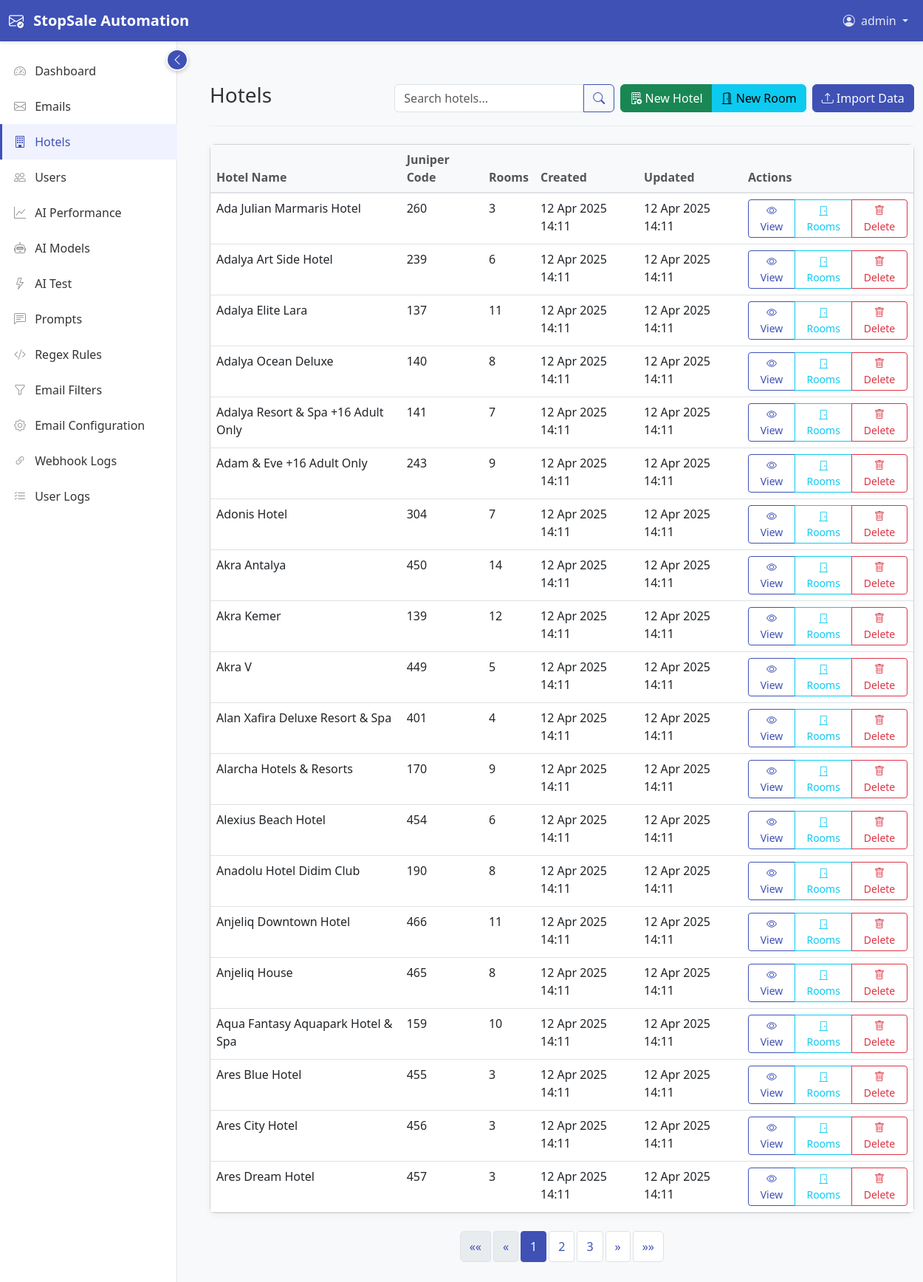
Screenshot of /hotels/ (signed in) with the database file from the repository.
### users/models.py (models this page shows, shortened)
class User(AbstractUser):
    ROLE_CHOICES = (
        ('admin', 'Admin'),
        ('agent', 'Agent'),
        ('viewer', 'Viewer'),
    )
    email = models.EmailField(unique=True)
    role = models.CharField(max_length=10, choices=ROLE_CHOICES, default='agent')
    last_login_ip = models.GenericIPAddressField(null=True, blank=True)
    created_at = models.DateTimeField(auto_now_add=True, null=True)
    updated_at = models.DateTimeField(auto_now=True, null=True)
    objects = UserManager()
    @property
    def is_admin(self):
        return self.role == 'admin'

### hotels/models.py (models this page shows, shortened)
class Hotel(models.Model):
    juniper_hotel_name = models.CharField(max_length=255)
    juniper_code = models.CharField(max_length=50, unique=True)
    created_at = models.DateTimeField(auto_now_add=True)
    updated_at = models.DateTimeField(auto_now=True)
    class Meta:
        verbose_name = 'Hotel'
        verbose_name_plural = 'Hotels'
        ordering = ['juniper_hotel_name']

### hotels/views.py (the view)
# urls.py: path('', views.hotel_list, name='hotel_list'),
@login_required
def hotel_list(request):
    search = request.GET.get('search')
    hotels = Hotel.objects.all()
    if search:
        hotels = hotels.filter(
            Q(juniper_hotel_name__icontains=search) |
            Q(juniper_code__icontains=search)
        )
    hotels = hotels.order_by('juniper_hotel_name')
    paginator = Paginator(hotels, 20)  # Show 20 hotels per page
    page_number = request.GET.get('page')
    page_obj = paginator.get_page(page_number)
    context = {
        'hotels': page_obj,
    }
    return render(request, 'hotels/hotel_list.html', context)

### templates/hotels/hotel_list.html (shortened to what this page needs)
{% extends 'base/base.html' %}
{% block content %}
<div class="page-header d-flex justify-content-between align-items-center">
    <h1>Hotels</h1>
    <div class="d-flex">
        <form method="get" class="d-flex me-2">
            <div class="input-group">
                <input type="text" name="search" class="form-control" placeholder="Search hotels..." value="{{ request.GET.search|default:'' }}">
                <button class="btn btn-outline-primary" type="submit">
                    <i class="bi bi-search"></i>
                </button>
            </div>
        </form>
        {% if user.is_admin or user.is_supervisor %}
        <div class="btn-group me-2">
            <a href="{% url 'hotels:hotel_create' %}" class="btn btn-success">
                <i class="bi bi-building-add"></i> New Hotel
            </a>
            <a href="{% url 'hotels:room_create' %}" class="btn btn-info">
                <i class="bi bi-door-open"></i> New Room
            </a>
        </div>
        {% endif %}
        {% if user.is_admin %}
        <a href="{% url 'hotels:import_hotel_data' %}" class="btn btn-primary">
            <i class="bi bi-upload"></i> Import Data
        </a>
        {% endif %}
    </div>
</div>
<div class="card">
    <div class="card-body p-0">
        <div class="table-responsive">
            <table class="table table-hover mb-0">
                <thead class="table-light">
                    <tr>
                        <th>Hotel Name</th>
                        <th>Juniper Code</th>
                        <th>Rooms</th>
                        <th>Created</th>
                        <th>Updated</th>
                        <th>Actions</th>
                    </tr>
                </thead>
                <tbody>
                    {% for hotel in hotels %}
                    <tr>
                        <td>{{ hotel.juniper_hotel_name }}</td>
                        <td>{{ hotel.juniper_code }}</td>
                        <td>{{ hotel.rooms.count }}</td>
                        <td>{{ hotel.created_at|date:"d M Y H:i" }}</td>
                        <td>{{ hotel.updated_at|date:"d M Y H:i" }}</td>
                        <td>
                            <div class="btn-group">
                                <a href="{% url 'hotels:hotel_detail' hotel.id %}" class="btn btn-sm btn-outline-primary">
                                    <i class="bi bi-eye"></i> View
                                </a>
                                <a href="{% url 'hotels:hotel_rooms' hotel.id %}" class="btn btn-sm btn-outline-info">
                                    <i class="bi bi-door-closed"></i> Rooms
                                </a>
                                {% if user.is_admin or user.is_supervisor %}
                                <a href="{% url 'hotels:hotel_delete' hotel.id %}" class="btn btn-sm btn-outline-danger">
                                    <i class="bi bi-trash"></i> Delete
                                </a>
                                {% endif %}
                            </div>
                        </td>
                    </tr>
                    {% endfor %}
                </tbody>
            </table>
        </div>
    </div>
</div>
{% if hotels.has_other_pages %}
<nav aria-label="Page navigation" class="mt-4">
    <ul class="pagination justify-content-center">
        {% if hotels.has_previous %}
        <li class="page-item">
            <a class="page-link" href="?page=1{% if request.GET.search %}&search={{ request.GET.search }}{% endif %}" aria-label="First">
                <span aria-hidden="true">&laquo;&laquo;</span>
            </a>
        </li>
        <li class="page-item">
            <a class="page-link" href="?page={{ hotels.previous_page_number }}{% if request.GET.search %}&search={{ request.GET.search }}{% endif %}" aria-label="Previous">
                <span aria-hidden="true">&laquo;</span>
            </a>
        </li>
        {% else %}
        <li class="page-item disabled">
            <a class="page-link" href="#" aria-label="First">
                <span aria-hidden="true">&laquo;&laquo;</span>
            </a>
        </li>
        <li class="page-item disabled">
            <a class="page-link" href="#" aria-label="Previous">
                <span aria-hidden="true">&laquo;</span>
            </a>
        </li>
        {% endif %}
        {% for i in hotels.paginator.page_range %}
            {% if hotels.number == i %}
            <li class="page-item active"><a class="page-link" href="#">{{ i }}</a></li>
            {% elif i > hotels.number|add:'-3' and i < hotels.number|add:'3' %}
            <li class="page-item"><a class="page-link" href="?page={{ i }}{% if request.GET.search %}&search={{ request.GET.search }}{% endif %}">{{ i }}</a></li>
            {% endif %}
        {% endfor %}
        {% if hotels.has_next %}
        <li class="page-item">
            <a class="page-link" href="?page={{ hotels.next_page_number }}{% if request.GET.search %}&search={{ request.GET.search }}{% endif %}" aria-label="Next">
                <span aria-hidden="true">&raquo;</span>
            </a>
        </li>
        <li class="page-item">
            <a class="page-link" href="?page={{ hotels.paginator.num_pages }}{% if request.GET.search %}&search={{ request.GET.search }}{% endif %}" aria-label="Last">
                <span aria-hidden="true">&raquo;&raquo;</span>
            </a>
        </li>
        {% endif %}
    </ul>
</nav>
{% endif %}
{% endblock %}

### templates/base/base.html (shortened to what this page needs)
{% load static %}
<!DOCTYPE html>
<html lang="en">
<head>
    <link href="https://cdn.jsdelivr.net/npm/bootstrap@5.3.0-alpha1/dist/css/bootstrap.min.css" rel="stylesheet">
    <link rel="stylesheet" href="https://cdn.jsdelivr.net/npm/bootstrap-icons@1.10.3/font/bootstrap-icons.css">
    <link rel="stylesheet" href="https://cdn.jsdelivr.net/npm/flatpickr/dist/flatpickr.min.css">
    <link rel="stylesheet" href="https://cdn.jsdelivr.net/npm/select2@4.1.0-rc.0/dist/css/select2.min.css">
    <link rel="stylesheet" href="https://cdn.jsdelivr.net/npm/select2-bootstrap-5-theme@1.3.0/dist/select2-bootstrap-5-theme.min.css">
    <link rel="stylesheet" href="https://cdnjs.cloudflare.com/ajax/libs/toastr.js/latest/toastr.min.css">
    <link rel="stylesheet" href="{% static 'css/ux-improvements.css' %}">
</head>
<body>
    <nav class="navbar navbar-expand-lg navbar-dark fixed-top">
        <div class="container-fluid">
            <a class="navbar-brand" href="{% url 'core:dashboard' %}">
                <i class="bi bi-envelope-check me-2"></i>
                StopSale Automation
            </a>
            <div class="collapse navbar-collapse" id="navbarNav">
                <ul class="navbar-nav ms-auto">
                    {% if user.is_authenticated %}
                    <li class="nav-item dropdown">
                        <a class="nav-link dropdown-toggle" href="#" id="navbarDropdown" role="button" data-bs-toggle="dropdown" aria-expanded="false">
                            <i class="bi bi-person-circle me-1"></i> {{ user.username }}
                        </a>
                    </li>
                    {% else %}
                    <li class="nav-item">
                        <a class="nav-link" href="{% url 'core:login' %}">Login</a>
                    </li>
                    {% endif %}
                </ul>
            </div>
        </div>
    </nav>
    <div class="container-fluid">
        <div class="row">
            {% if user.is_authenticated %}
            <nav id="sidebar" class="col-lg-2 d-lg-block sidebar">
                <div class="sidebar-toggle d-none d-lg-flex" id="sidebarToggle">
                    <i class="bi bi-chevron-left" id="toggleIcon"></i>
                </div>
                <div class="sidebar-sticky">
                    <ul class="nav flex-column">
                        <li class="nav-item">
                            <a class="nav-link {% if request.resolver_match.app_name == 'core' and request.resolver_match.url_name == 'dashboard' %}active{% endif %}" href="{% url 'core:dashboard' %}">
                                <i class="bi bi-speedometer2"></i> <span>Dashboard</span>
                            </a>
                        </li>
                        <li class="nav-item">
                            <a class="nav-link {% if request.resolver_match.app_name == 'emails' and request.resolver_match.url_name == 'email_list' %}active{% endif %}" href="{% url 'emails:email_list' %}">
                                <i class="bi bi-envelope"></i> <span>Emails</span>
                            </a>
                        </li>
                        {% if user.is_admin or user.is_supervisor %}
                        <li class="nav-item">
                            <a class="nav-link {% if request.resolver_match.app_name == 'hotels' %}active{% endif %}" href="{% url 'hotels:hotel_list' %}">
                                <i class="bi bi-building"></i> <span>Hotels</span>
                            </a>
                        </li>
                        {% endif %}
                        {% if user.is_admin %}
                        <li class="nav-item">
                            <a class="nav-link {% if request.resolver_match.app_name == 'users' %}active{% endif %}" href="{% url 'users:user_list' %}">
                                <i class="bi bi-people"></i> <span>Users</span>
                            </a>
                        </li>
                        <li class="nav-item">
                            <a class="nav-link {% if request.resolver_match.app_name == 'core' and request.resolver_match.url_name == 'ai_performance' %}active{% endif %}" href="{% url 'core:ai_performance' %}">
                                <i class="bi bi-graph-up"></i> <span>AI Performance</span>
                            </a>
                        </li>
                        <li class="nav-item">
                            <a class="nav-link {% if request.resolver_match.app_name == 'core' and request.resolver_match.url_name == 'ai_model_list' %}active{% endif %}" href="{% url 'core:ai_model_list' %}">
                                <i class="bi bi-robot"></i> <span>AI Models</span>
                            </a>
                        </li>
                        <li class="nav-item">
                            <a class="nav-link {% if request.resolver_match.app_name == 'core' and request.resolver_match.url_name == 'ai_test' %}active{% endif %}" href="{% url 'core:ai_test' %}">
                                <i class="bi bi-lightning"></i> <span>AI Test</span>
                            </a>
                        </li>
                        <li class="nav-item">
                            <a class="nav-link {% if request.resolver_match.app_name == 'core' and request.resolver_match.url_name == 'prompt_list' %}active{% endif %}" href="{% url 'core:prompt_list' %}">
                                <i class="bi bi-chat-left-text"></i> <span>Prompts</span>
                            </a>
                        </li>
                        <li class="nav-item">
                            <a class="nav-link {% if request.resolver_match.app_name == 'core' and request.resolver_match.url_name == 'regex_rule_list' %}active{% endif %}" href="{% url 'core:regex_rule_list' %}">
                                <i class="bi bi-code-slash"></i> <span>Regex Rules</span>
                            </a>
                        </li>
                        <li class="nav-item">
                            <a class="nav-link {% if request.resolver_match.app_name == 'core' and request.resolver_match.url_name == 'email_filter_list' %}active{% endif %}" href="{% url 'core:email_filter_list' %}">
                                <i class="bi bi-funnel"></i> <span>Email Filters</span>
                            </a>
                        </li>
                        <li class="nav-item">
                            <a class="nav-link {% if request.resolver_match.app_name == 'core' and request.resolver_match.url_name == 'email_config' %}active{% endif %}" href="{% url 'core:email_config' %}">
                                <i class="bi bi-gear"></i> <span>Email Configuration</span>
                            </a>
                        </li>
                        <li class="nav-item">
                            <a class="nav-link {% if request.resolver_match.app_name == 'core' and request.resolver_match.url_name == 'webhook_log_list' %}active{% endif %}" href="{% url 'core:webhook_log_list' %}">
                                <i class="bi bi-link-45deg"></i> <span>Webhook Logs</span>
                            </a>
                        </li>
                        <li class="nav-item">
                            <a class="nav-link {% if request.resolver_match.app_name == 'core' and request.resolver_match.url_name == 'user_log_list' %}active{% endif %}" href="{% url 'core:user_log_list' %}">
                                <i class="bi bi-list-check"></i> <span>User Logs</span>
                            </a>
                        </li>
                        {% endif %}
                    </ul>
                </div>
            </nav>
            {% endif %}
            <main id="content" class="{% if user.is_authenticated %}col-lg-10 content{% else %}col-12{% endif %}" id="main-content">
                <div class="container-fluid py-4">
                    {% block content %}{% endblock %}
                </div>
            </main>
        </div>
    </div>
</body>
</html>

### rows the page displays
User: username "admin"
Hotel: juniper_hotel_name "Ada Julian Marmaris Hotel", juniper_code "260", rooms.count "3", created_at "12 Apr 2025 14:11", updated_at "12 Apr 2025 14:11"
Hotel: juniper_hotel_name "Adalya Art Side Hotel", juniper_code "239", rooms.count "6", created_at "12 Apr 2025 14:11", updated_at "12 Apr 2025 14:11"
Hotel: juniper_hotel_name "Adalya Elite Lara", juniper_code "137", rooms.count "11", created_at "12 Apr 2025 14:11", updated_at "12 Apr 2025 14:11"
Hotel: juniper_hotel_name "Adalya Ocean Deluxe", juniper_code "140", rooms.count "8", created_at "12 Apr 2025 14:11", updated_at "12 Apr 2025 14:11"
Hotel: juniper_hotel_name "Adalya Resort & Spa +16 Adult Only", juniper_code "141", rooms.count "7", created_at "12 Apr 2025 14:11", updated_at "12 Apr 2025 14:11"
Hotel: juniper_hotel_name "Adam & Eve +16 Adult Only", juniper_code "243", rooms.count "9", created_at "12 Apr 2025 14:11", updated_at "12 Apr 2025 14:11"
Hotel: juniper_hotel_name "Adonis Hotel", juniper_code "304", rooms.count "7", created_at "12 Apr 2025 14:11", updated_at "12 Apr 2025 14:11"
Hotel: juniper_hotel_name "Akra Antalya", juniper_code "450", rooms.count "14", created_at "12 Apr 2025 14:11", updated_at "12 Apr 2025 14:11"
Hotel: juniper_hotel_name "Akra Kemer", juniper_code "139", rooms.count "12", created_at "12 Apr 2025 14:11", updated_at "12 Apr 2025 14:11"
Hotel: juniper_hotel_name "Akra V", juniper_code "449", rooms.count "5", created_at "12 Apr 2025 14:11", updated_at "12 Apr 2025 14:11"
Hotel: juniper_hotel_name "Alan Xafira Deluxe Resort & Spa", juniper_code "401", rooms.count "4", created_at "12 Apr 2025 14:11", updated_at "12 Apr 2025 14:11"
Hotel: juniper_hotel_name "Alarcha Hotels & Resorts", juniper_code "170", rooms.count "9", created_at "12 Apr 2025 14:11", updated_at "12 Apr 2025 14:11"
Hotel: juniper_hotel_name "Alexius Beach Hotel", juniper_code "454", rooms.count "6", created_at "12 Apr 2025 14:11", updated_at "12 Apr 2025 14:11"
Hotel: juniper_hotel_name "Anadolu Hotel Didim Club", juniper_code "190", rooms.count "8", created_at "12 Apr 2025 14:11", updated_at "12 Apr 2025 14:11"
Hotel: juniper_hotel_name "Anjeliq Downtown Hotel", juniper_code "466", rooms.count "11", created_at "12 Apr 2025 14:11", updated_at "12 Apr 2025 14:11"
Hotel: juniper_hotel_name "Anjeliq House", juniper_code "465", rooms.count "8", created_at "12 Apr 2025 14:11", updated_at "12 Apr 2025 14:11"
Hotel: juniper_hotel_name "Aqua Fantasy Aquapark Hotel & Spa", juniper_code "159", rooms.count "10", created_at "12 Apr 2025 14:11", updated_at "12 Apr 2025 14:11"
Hotel: juniper_hotel_name "Ares Blue Hotel", juniper_code "455", rooms.count "3", created_at "12 Apr 2025 14:11", updated_at "12 Apr 2025 14:11"
Hotel: juniper_hotel_name "Ares City Hotel", juniper_code "456", rooms.count "3", created_at "12 Apr 2025 14:11", updated_at "12 Apr 2025 14:11"
Hotel: juniper_hotel_name "Ares Dream Hotel", juniper_code "457", rooms.count "3", created_at "12 Apr 2025 14:11", updated_at "12 Apr 2025 14:11"

### other values shown
{{ i }} "1"
{{ i }} "2" "3"
